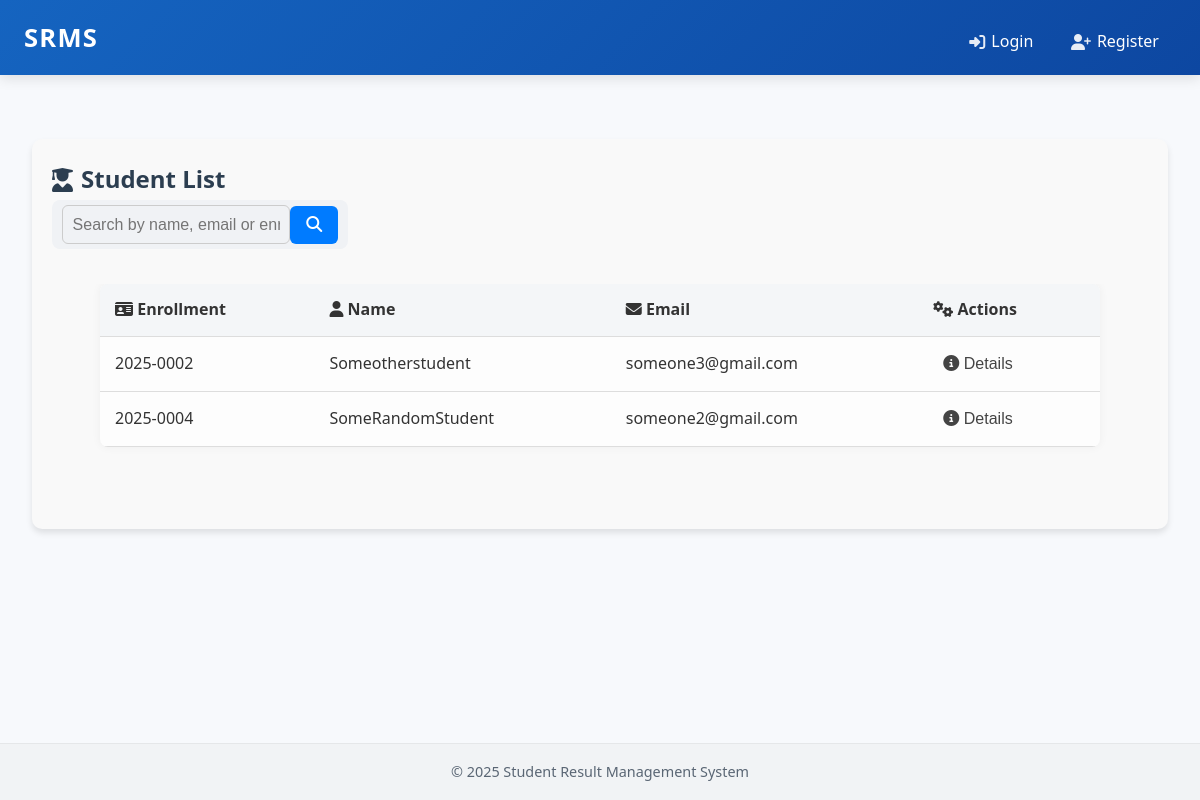
Page /dashboard/ on the earlier database version.
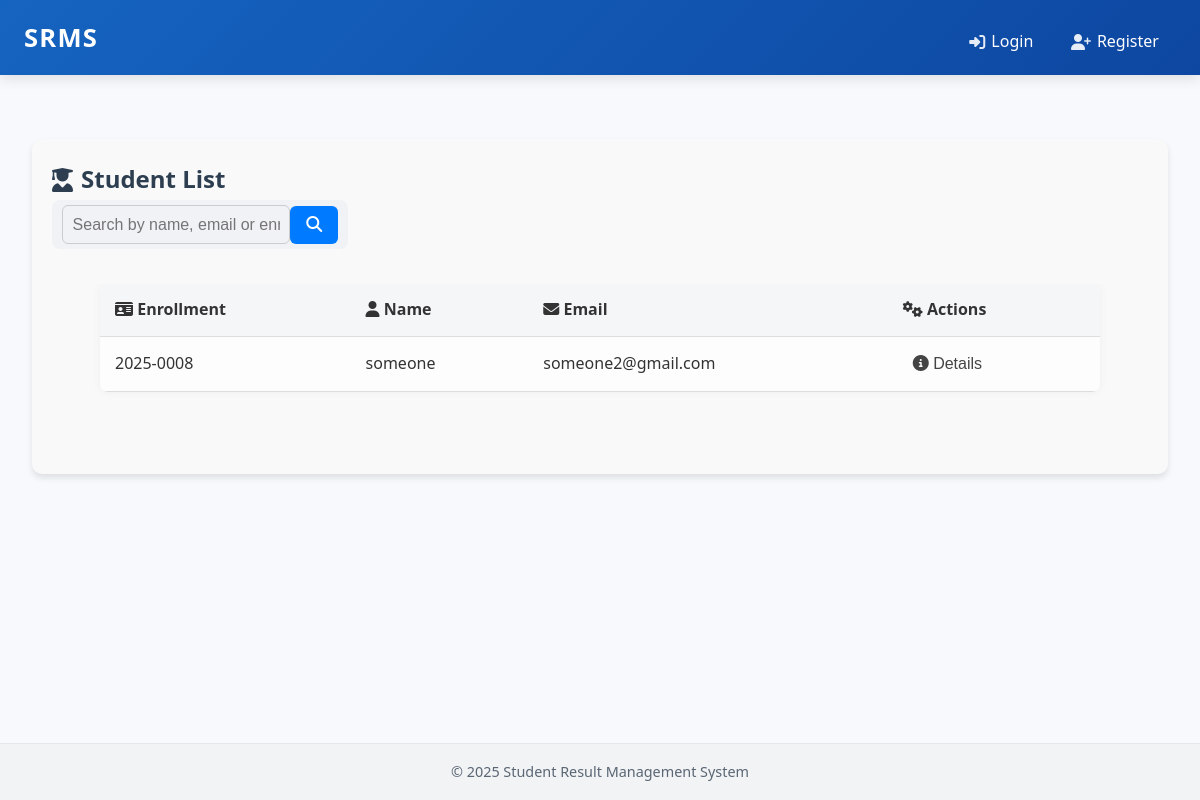
Same page on the later database version.
### students/models.py (models this page shows, shortened)
class Student(models.Model):
    student_id = models.AutoField(primary_key=True)
    user = models.OneToOneField(User, on_delete=models.CASCADE)
    name = models.CharField(max_length=100)
    email = models.EmailField(unique=True)
    phone = models.CharField(max_length=15)
    address = models.TextField()
    profile_image = models.ImageField(upload_to='profile_images/', blank=True, null=True)
    enrollment_number = models.CharField(max_length=15, unique=True, blank=True)

### students/views.py (the view)
# urls.py: path('dashboard/',views.student_list,name='dashboard'),
def student_list(request):
    query = request.GET.get('q')
    students = Student.objects.all()
    if query:
        students = students.filter(
            Q(name__icontains=query) | Q(email__icontains=query)
        )
    paginator = Paginator(students, 10)
    page_number = request.GET.get('page')
    page_obj = paginator.get_page(page_number)
    return render(request, 'student_list.html', {
        'page_obj': page_obj,
        'query': query,
    })

### students/templates/student_list.html (shortened to what this page needs)
{% extends 'base.html' %}
{% block content %}
<div class="student-container">
  <h1 class="page-title"><i class="fas fa-user-graduate"></i> Student List</h1>
  <div class="controls-wrapper">
    <form method="get" action="" class="search-form">
      <div class="search-container">
        <input
          type="text"
          name="q"
          placeholder="Search by name, email or enrollment number"
          value="{{ query|default:'' }}"
          class="search-input"
        />
        <button type="submit" class="search-button">
          <i class="fas fa-search"></i>
        </button>
      </div>
    </form>
  </div>
  {% if page_obj.object_list %}
  <div class="table-wrapper">
    <table class="styled-table student-table">
      <thead>
        <tr>
          <th><i class="fas fa-id-card"></i> Enrollment</th>
          <th><i class="fas fa-user"></i> Name</th>
          <th><i class="fas fa-envelope"></i> Email</th>
          <th><i class="fas fa-cogs"></i> Actions</th>
        </tr>
      </thead>
      <tbody>
        {% for student in page_obj.object_list %}
        <tr class="student-row" data-student-id="{{ student.student_id }}">
          <td>{{ student.enrollment_number }}</td>
          <td>{{ student.name }}</td>
          <td>{{ student.email }}</td>
          <td class="actions-column">
            <button class="toggle-details btn-small">
              <i class="fas fa-info-circle"></i> Details
            </button>
          </td>
        </tr>
        {% endfor %}
      </tbody>
    </table>
  </div>
  {% endif %}
</div>
{% endblock %}

Differences in the rows shown:
removed Student: enrollment_number "2025-0002", name "Someotherstudent", email "someone3@gmail.com"
removed Student: enrollment_number "2025-0004", name "SomeRandomStudent", email "someone2@gmail.com"
added Student: enrollment_number "2025-0008", name "someone", email "someone2@gmail.com"
